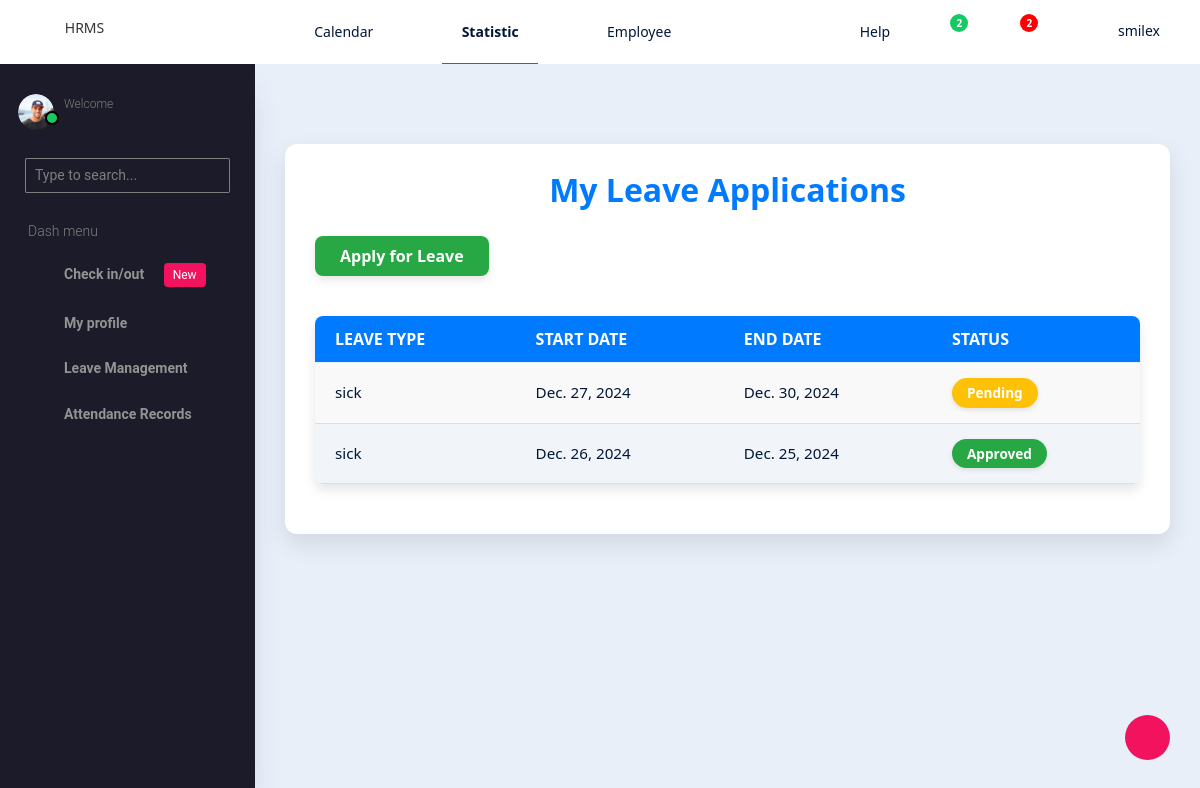
The app's page /leave_status/ (signed in), older data.
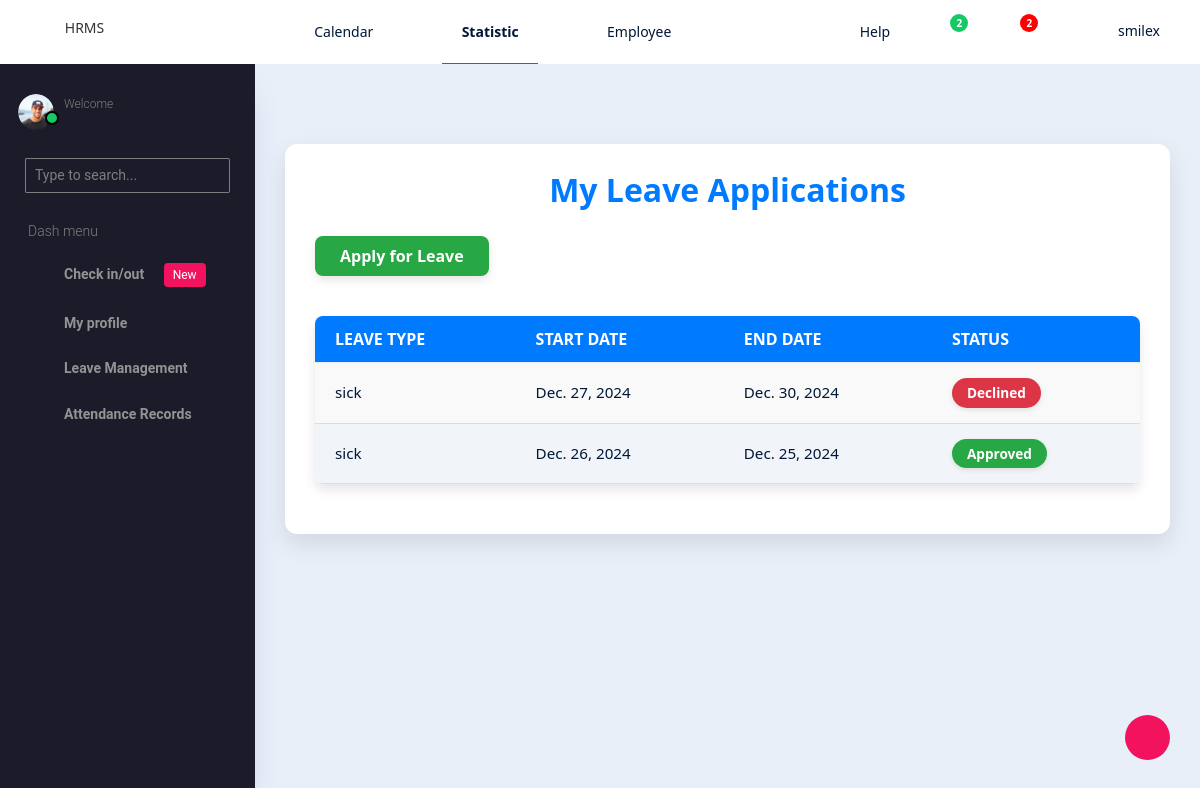
The same page, newer data.
### hrms/models.py (models this page shows, shortened)
class LeaveRequest(models.Model):
    STATUS_CHOICES = [
        ('PENDING', 'Pending'),
        ('APPROVED', 'Approved'),
        ('DECLINED', 'Declined'),
    ]
    employee = models.ForeignKey(CustomUser, on_delete=models.CASCADE, related_name="leave_requests")
    leave_type = models.CharField(max_length=20, choices=[
        ('vacation', 'Vacation'),
        ('sick', 'Sick Leave'),
        ('personal', 'Personal Leave'),
    ])
    start_date = models.DateField()
    end_date = models.DateField()
    days_requested = models.IntegerField(editable=False, default=0)
    days_approved = models.IntegerField(null=True, blank=True)
    reason = models.TextField()
    status = models.CharField(max_length=10, choices=STATUS_CHOICES, default='PENDING')
    notes = models.TextField(blank=True, null=True)

### hrms/views.py (the view)
# urls.py: path('leave_status/',employee_leave_status, name='employeeleavestatus'),
@login_required
def employee_leave_status(request):
    leave_requests = LeaveRequest.objects.filter(employee=request.user)
    return render(request, 'hrms/employee/leave-management/leave-status.html', {'leave_requests': leave_requests})

### hrms/templates/hrms/employee/leave-management/leave-status.html (shortened to what this page needs)
{% extends 'hrms/employee/base.html' %}
{% block content %}
<div class="container">
    <h2>My Leave Applications</h2>
    <a href="{% url 'applyleave' %}" class="btn btn-success">Apply for Leave</a>
    <table class="table">
        <thead>
            <tr>
                <th>Leave Type</th>
                <th>Start Date</th>
                <th>End Date</th>
                <th>Status</th>
            </tr>
        </thead>
        <tbody>
            {% for leave in leave_requests %}
            <tr>
                <td>{{ leave.leave_type }}</td>
                <td>{{ leave.start_date }}</td>
                <td>{{ leave.end_date }}</td>
                <td>
                    {% if leave.status == 'APPROVED' %}
                    <span class="status-approved">Approved</span>
                    {% elif leave.status == 'DECLINED' %}
                    <span class="status-declined">Declined</span>
                    {% else %}
                    <span class="status-pending">Pending</span>
                    {% endif %}
                </td>
            </tr>
            {% endfor %}
        </tbody>
    </table>
</div>
{% endblock %}

Row changes from the older to the newer data that the page shows:
changed LeaveRequest "Dec. 27, 2024": status "Pending" → "Declined"
